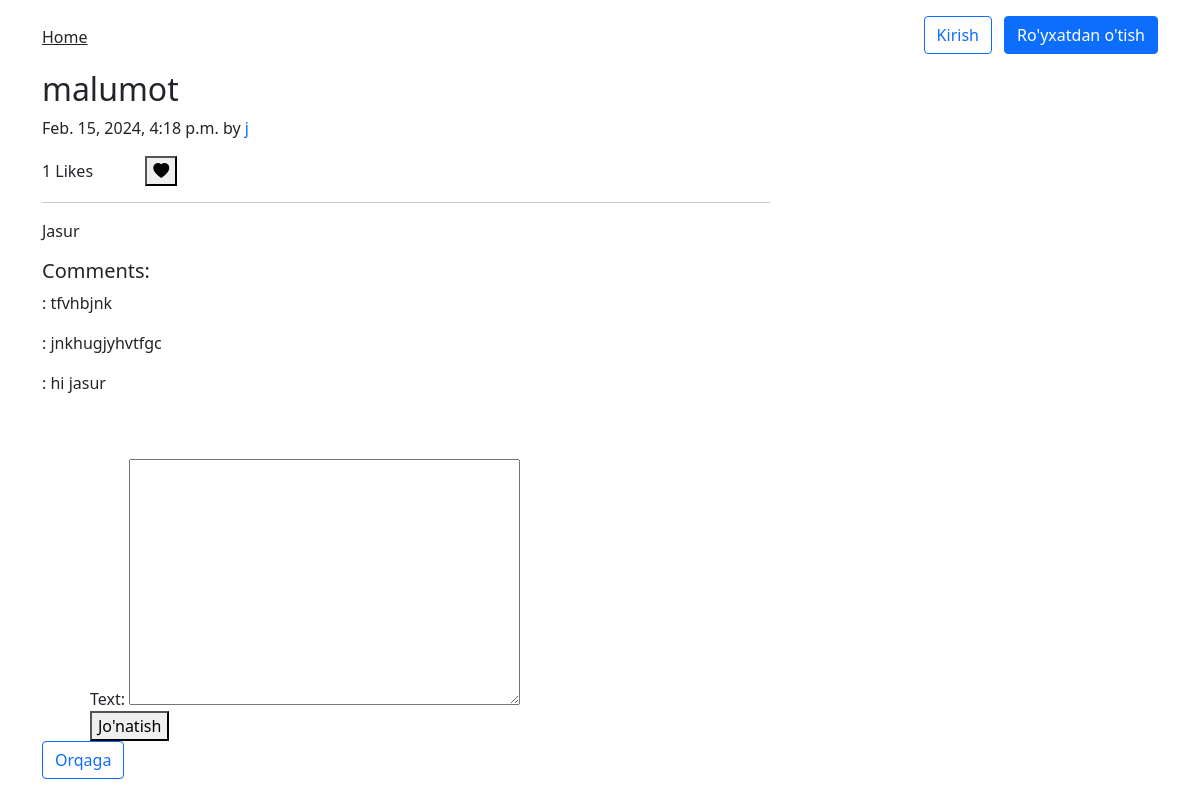
The app's page /2024/2/15/JASUR/ (signed in) with its own data.
### blog/models.py (models this page shows, shortened)
class Post(models.Model):
    class Status(models.TextChoices):
        DRAFT = 'DF', 'Draft'
        PUBLISHED = 'PB', 'Published'
    title = models.CharField(max_length=250)
    slug  = models.SlugField(max_length=250, unique_for_date='publish')
    img = models.ImageField(upload_to='images/', blank=True)
    author = models.ForeignKey(User,
                                 on_delete=models.CASCADE,
                                 related_name='blog_posts')
    body = models.TextField()
    likes = models.ManyToManyField(
        User, through='Like', related_name="likes_post", blank=True)
    comments = models.ManyToManyField(
        User, through='Comment', related_name="comments_post", blank=True)
    publish = models.DateTimeField(default=timezone.now())
    created = models.DateTimeField(auto_now_add=True)
    updated = models.DateTimeField(auto_now=True)
    status = models.CharField(
        max_length=2,
        choices=Status.choices,
        default=Status.DRAFT)
    objects = models.Manager()
    published = PublishedManager()
    class Meta:
        ordering = ['-publish']
        indexes =[
            models.Index(fields=['-publish']),
        ]

class Comment(models.Model):
    post = models.ForeignKey(
        Post, on_delete=models.CASCADE)
    author = models.ForeignKey(User, on_delete=models.CASCADE)
    text = models.TextField()
    created = models.DateTimeField(auto_now_add=True)

### blog/views.py (the view)
def post_detail(request, year, month, day, slug):
    post = get_object_or_404(
        Post,
        status=Post.Status.PUBLISHED,
        slug=slug,
        publish__year=year,
        publish__month=month,
        publish__day=day
        )
    comments = Comment.objects.filter(post=post)
    likes = Like.objects.filter(post=post)
    if request.method == 'POST':
        comment_form = CommentForm(data=request.POST)
        if comment_form.is_valid():
            new_comment = comment_form.save(commit=False)
            new_comment.post = post
            new_comment.author = request.user
            new_comment.save()
            return redirect('blog:post_detail', year=year, month=month, day=day, slug=post.slug)
    else:
        comment_form = CommentForm()
    data = {'post': post,
            'comments': comments,
            'likes': likes,
            'comment_form': comment_form,
            }
    return render(request, 'blog/post/detail.html', data)

### blog/forms.py
class CommentForm(forms.ModelForm):
    class Meta:
        model = Comment
        fields = ['text']

### templates/blog/post/detail.html (shortened to what this page needs)
{% extends "blog/base.html" %}
{% block content %}
<div class="row g-5">
    <div class="col-md-8">
        <article class="blog-post">
            <h2 class="blog-post-title">{{ post.title }}</h2>
            <p class="blog-post-meta">{{ post.publish }} by <a href="#">{{ post.author }}</a></p>
            <p id="likes-count">
                {{ likes.count }} Likes
                {% if request.user.is_authenticated %}
                <button id="like-button" class="ms-5">
                    <i class="bi bi-heart-fill"></i>
                </button>
                {% endif %}
            </p>
            <hr>
            <p>
                {{ post.body }}
            </p>
            {% if comments %}
            <h5>Comments:</h5>
            {% for comment in comments %}
            <p>
                {{ comment.author.first_name }}: {{ comment.text }}
            </p>
            {% endfor %}
            <br><br>
            {% endif %}
        </article>
        {% if request.user.is_authenticated %}
        <div class="container">
            <form method="post" action="">
                {{ comment_form }}
                <button type="submit">Jo'natish</button>
            </form>
        </div>
        {% endif %}
        <nav class="blog-pagination mb-5" aria-label="Pagination">
            <a class="btn btn-outline-primary" href="{% url 'blog:post_list' %}">Orqaga</a>
        </nav>
    </div>
</div>
{% endblock %}

### records on screen
Post: title "malumot", publish "Feb. 15, 2024, 4:18 p.m.", author "j", body "Jasur"
Comment: text "tfvhbjnk"
Comment: text "jnkhugjyhvtfgc"
Comment: text "hi jasur"

### other values on screen
{{ likes.count }} "1"
